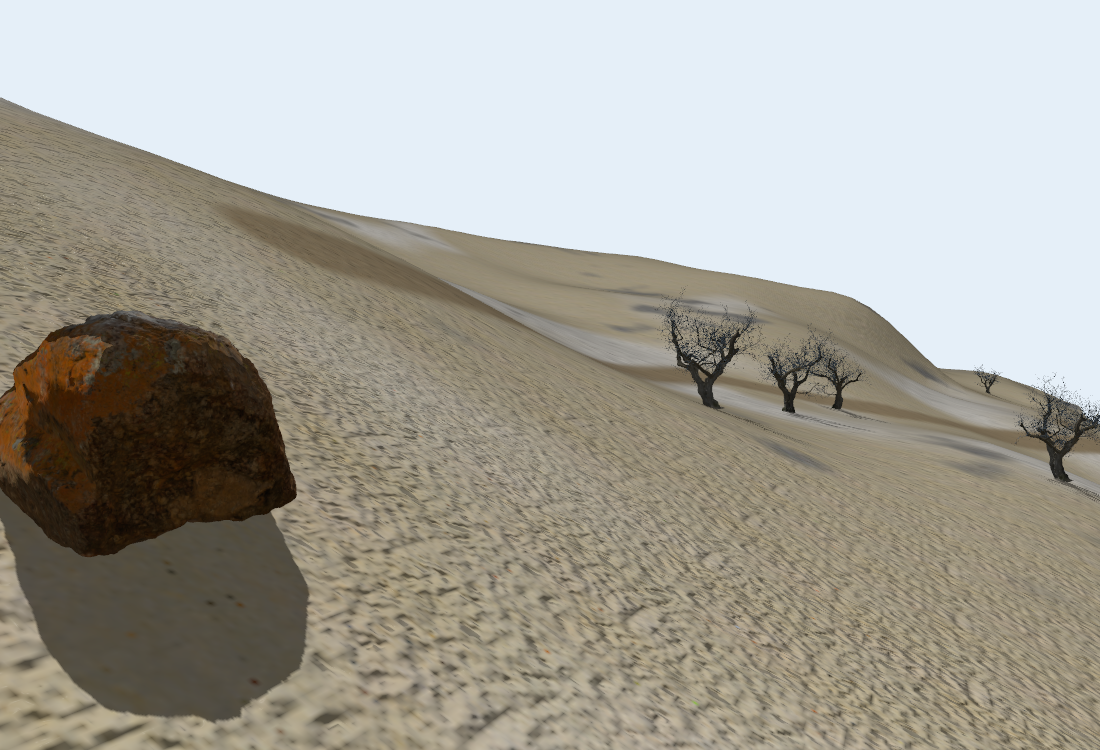
#> input picture spike/biome_desert.png, 1100 x 750 px
$ python -i compare.py   (imports and definitions only)
#> lines starting #> are read from the running program, lines starting #| are printed output that depends on the picture; after the words box and inside, x2 and y2 are one past the last pixel; in counts of white or black regions, pixels touching at a corner belong together
#> further down, picture is the input picture: shape (750, 1100, 3); mean B, G, R 151.9, 161.2, 164.1
"""spike/compare.py — Phase 0 metric harness for DEMO_REALISM_V2.

Quantifies the gap between our 6 demo hero renders and the 3 original Gazebo
screenshots using IMAGE-LEVEL feature metrics (this is deliberately NOT a VIO/LIO
odometry rig — scope decision in docs/DEMO_REALISM_V2.md §0):

  - ORB + FAST feature counts. Reported per-megapixel (raw counts scale with pixel
    area, so they are not comparable across resolutions). ORB nfeatures is raised to
    5000 so the default 500 cap does not saturate and stop discriminating.
  - Spatial coverage: fraction of an 8x8 grid occupied by FAST features + a
    uniformity score (1 - coefficient-of-variation of per-cell counts, clamped to
    [0,1]). Coverage is the north star: it is robust to the high-contrast artifacts
    (black BLEND blobs, trail edges) that *inflate* raw feature counts as a scene
    gets worse.
  - Tiling autocorrelation peak: the grayscale is high-pass filtered (subtract a
    heavy Gaussian blur) so smooth gradients do not register, then autocorrelated via
    FFT. We report the strongest non-DC peak (0..1, normalized to zero-lag) and its
    pixel period. A strong peak at a fixed offset = visible tiling => VIO aliasing.

Why the care (see advisor notes in DEMO_REALISM_V2 history):
  #1 resolution-normalize or counts are meaningless across 1423x967 originals vs
     1280x720 renders;
  #2 raw counts are contaminated by exactly the artifacts we remove -> lean on
     coverage + tiling, not raw count;
  #3 the 3 originals are temperate/savanna (acacia + boulder + green) -> they are a
     reference, not an absolute target for snow/sand biomes. Gate the relative gap on
     the comparable biomes; snow/sand sit lower by nature (CC0 ceiling).

The Gazebo toolbar (top) + playbar (bottom) are cropped from the originals FIRST, else
GUI corners count as strong features.

Run (in the container, where the metrics gate lives):
  docker run --rm -v "$PWD:/workspace" --entrypoint bash forest3d:egl \\
    -c 'cd /workspace && python3 spike/compare.py'

Outputs:
  spike/compare.png        our hero | reference original, per scene, with metrics
  stdout                   a markdown metric table (originals + 6 scenes + gap)
  --md PATH                also write the table to PATH (e.g. docs/baseline_metrics.md)
"""
import argparse
import glob
import os

import cv2
import numpy as np
from PIL import Image, ImageDraw, ImageFont
from scipy.ndimage import maximum_filter

WS = os.environ.get("WS", os.getcwd())
COMMON_H = 720          # resize every image to this height before detection
GRID = 8                # spatial-coverage grid is GRID x GRID
LOBE_FLOOR = 0.02       # ring-mean threshold that ends the autocorrelation central lobe

# The 3 originals (cropped of GUI). All are temperate/savanna acacia+boulder scenes.
ORIGINALS = sorted(glob.glob(os.path.join(WS, "Screenshot from 2026-*.png")))

# Our 6 demo hero frames + which reference original to pair each with in compare.png.
SCENES = [
    "temperate_hills", "savanna_flats", "lakeland_wetland",
    "alpine_snow", "winter_forest", "coastal_dune",
]
# Biomes whose feature richness is fairly comparable to the originals (green/arid with
# trees + boulders). snow/sand-dominated scenes legitimately sit lower (stated in the
# report, not chased).
COMPARABLE = {"temperate_hills", "savanna_flats", "lakeland_wetland", "coastal_dune"}


# ----------------------------------------------------------------------------- io
# [22 lines left out: functions load_rgb, crop_gui, to_common, not called in this run]


# ------------------------------------------------------------------------ metrics
def _gray(img):
    return cv2.cvtColor(img, cv2.COLOR_RGB2GRAY)
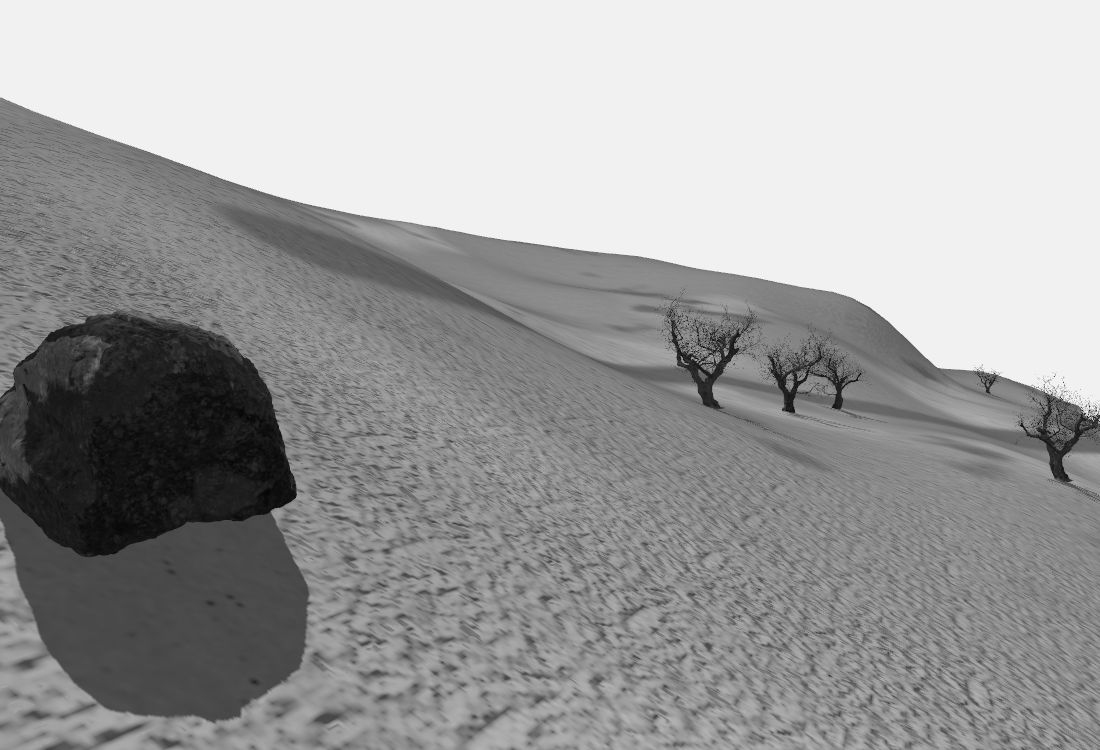
#> returned value: shape (750, 1100); min 3, max 241, mean 158.9


# [29 lines left out: functions feature_metrics, coverage_metrics, not called in this run]


def tiling_metrics(img):
    """Strongest secondary autocorrelation peak (0..1) + its pixel period.

    Tiling = periodic repetition: the autocorrelation dips after the central lobe and
    then rises again at the tile period (a true local maximum offset from the centre).
    Smooth/varied content decays monotonically to noise. So we:
      1. high-pass (subtract a heavy Gaussian blur) so smooth gradients don't register;
      2. FFT-autocorrelate, normalize zero-lag to 1;
      3. find the central-lobe radius DYNAMICALLY (ring-mean falls below LOBE_FLOOR) and
         exclude it — a fixed small mask leaks the lobe shoulder and reports a bogus
         ~11 px period for every image (the failure this replaces);
      4. take the strongest *local maximum* outside that lobe -> the tiling peak.

    Validated to separate the non-tiled originals (~0.06-0.12) from our tiled green
    scenes (~0.18-0.37). Phase B target: drop the green-biome peak toward the
    originals' level (<~0.10).
    """
    g = _gray(img).astype(np.float32)
    g = g - cv2.GaussianBlur(g, (0, 0), g.shape[0] / 16.0)  # high-pass
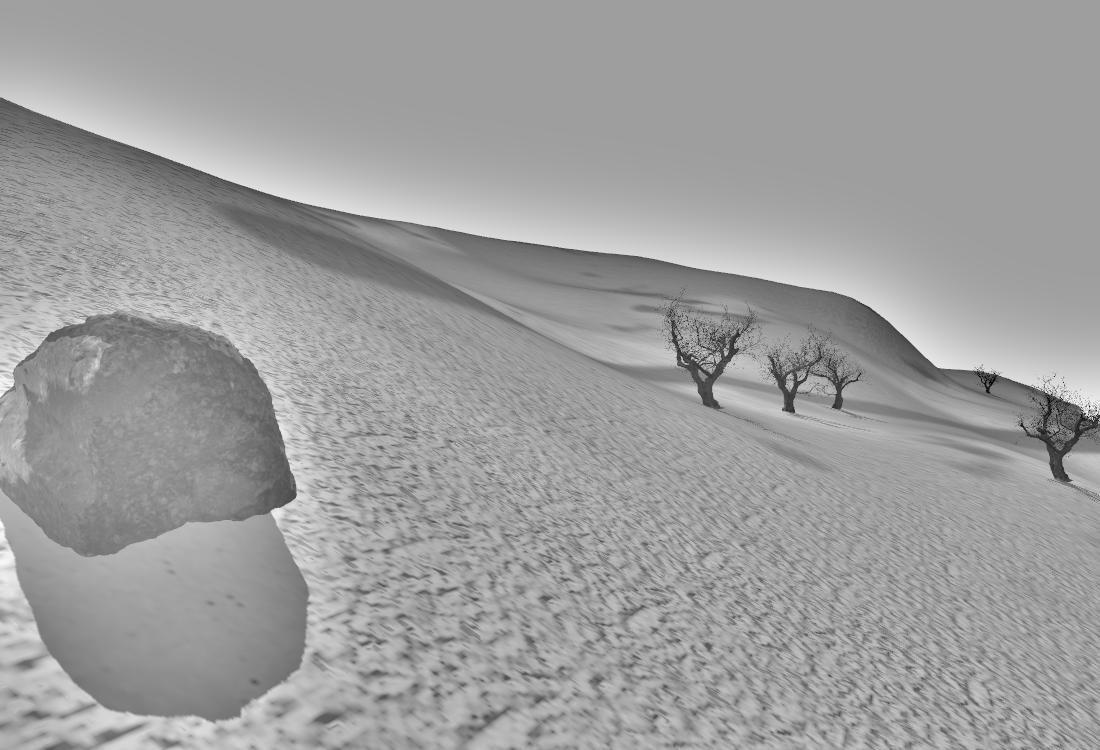
#> g: shape (750, 1100) float32; min -149.3, max 91.51, mean 0; drawn with min black and max white
    g -= g.mean()
    F = np.fft.fft2(g)
    ac = np.fft.fftshift(np.fft.ifft2(F * np.conj(F)).real)
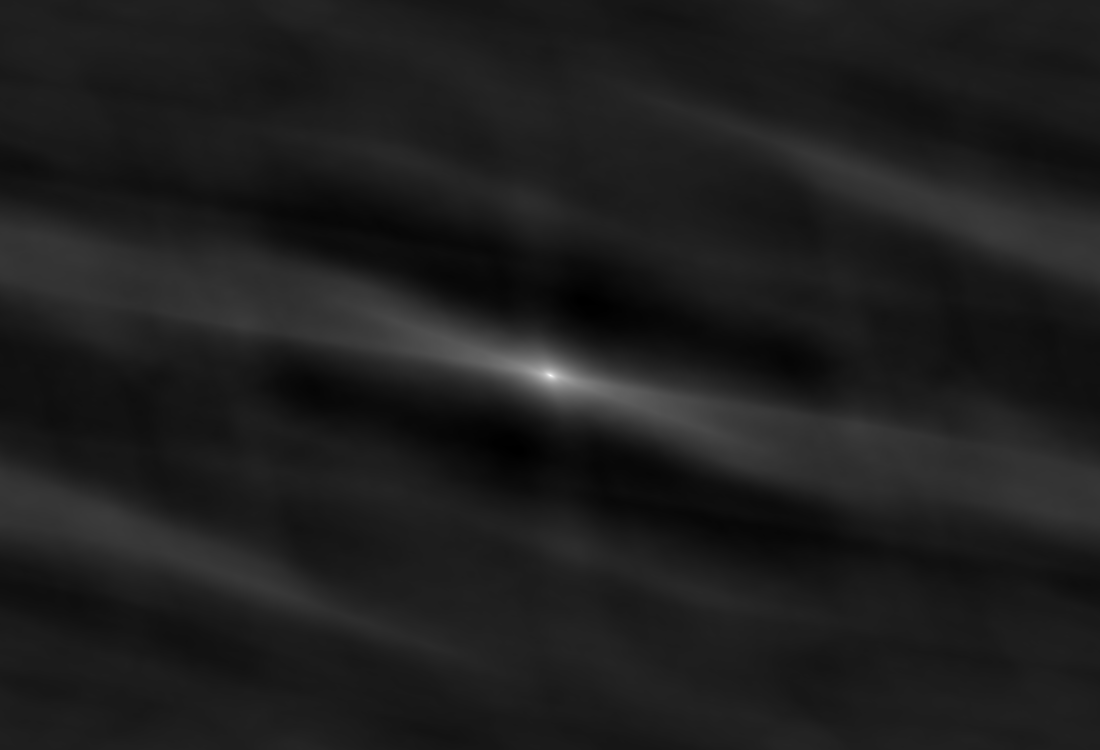
#> ac: shape (750, 1100) float64; min -54002380, max 398531727.1, mean 0; drawn with min black and max white
    if ac.max() <= 0:
        return {"tiling_peak": 0.0, "tiling_period": 0.0}
    ac = ac / ac.max()
    h, w = ac.shape
#> h = 750; w = 1100
    cy, cx = h // 2, w // 2
#> cy = 375; cx = 550
    Y, X = np.indices((h, w))
    R = np.hypot(Y - cy, X - cx)
    Ri = R.astype(int)
    maxr = min(cy, cx)
#> maxr = 375
    # dynamic central-lobe radius: walk out until the ring mean falls below the floor
    lobe = 4
    while lobe < maxr - 1 and ac[Ri == lobe].mean() > LOBE_FLOOR:
        lobe += 1
#> this loop made 61 passes
#> after the loop, lobe = 65
    localmax = ac == maximum_filter(ac, size=5)
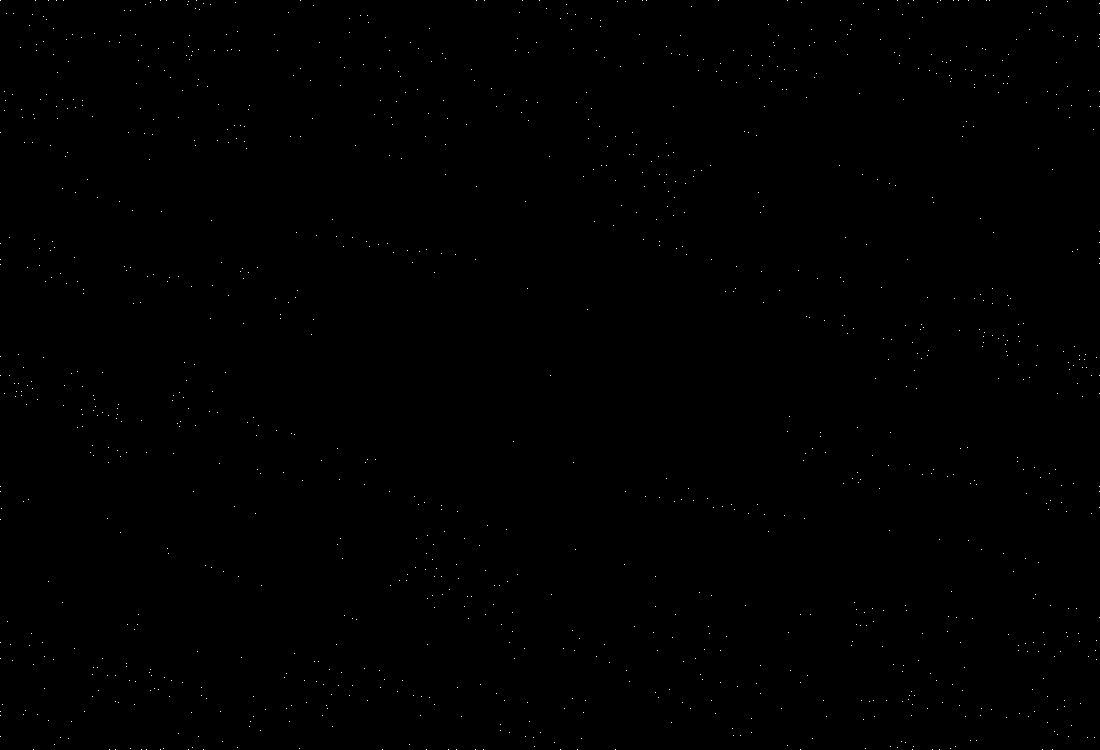
#> localmax: shape (750, 1100) bool; 0.14% white in thin lines or dots
    cand = (R > lobe) & (R < maxr) & localmax
#> cand: shape (750, 1100) bool; 0.05% white in thin lines or dots, all inside (x1, y1, x2, y2) = (179, 4, 922, 750)
    if not cand.any():
        return {"tiling_peak": 0.0, "tiling_period": 0.0}
    vals = np.where(cand, ac, -1.0)
    iy, ix = np.unravel_index(int(np.argmax(vals)), vals.shape)
#> iy = 323; ix = 243
    return {"tiling_peak": float(ac[iy, ix]),
            "tiling_period": float(np.hypot(iy - cy, ix - cx))}


# [13 lines left out: functions all_metrics, fmt_row, not called in this run]


HEADER = ("| scene                  | ORB/MP | FAST/MP | cov  | unif | "
          "tilePk | period |")
SEP = ("|------------------------|--------|---------|------|------|"
       "--------|--------|")


# [126 lines left out: functions build_table, _font, panel, build_compare_png, main, not called in this run]


# [2 lines not run here, left out]

>>> import cv2
>>> picture = cv2.imread('biome_desert.png')
>>> result = tiling_metrics(picture)
#> result = {'tiling_peak': 0.129, 'tiling_period': 311.4}

$ run again, on spike/diag_creek.png
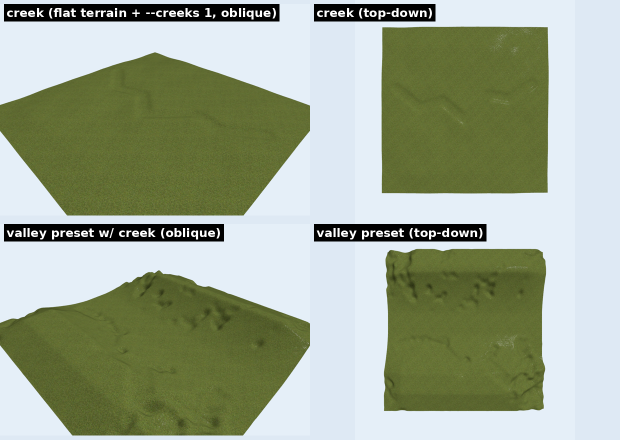
#> input picture spike/diag_creek.png, 1240 x 880 px (shown at 1/2 size)
#> picture is the input picture: shape (880, 1240, 3); mean B, G, R 145.7, 167.7, 157.4
#> in tiling_metrics, `ac = np.fft.fftshift(np.fft.ifft2(F * np.conj(F)).real)`:
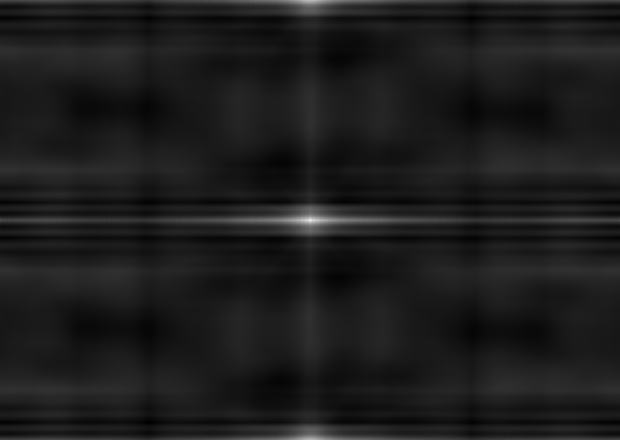
#> ac: shape (880, 1240) float64 (shown at 1/2 size); min -411656368.6, max 3.23e+09, mean 0; drawn with min black and max white
#> the loop in tiling_metrics, `while lobe < maxr - 1 and ac[Ri == lobe].mean() > LOBE_FLOOR:` made 64 passes
#> after the loop in tiling_metrics, `while lobe < maxr - 1 and ac[Ri == lobe].mean() > LOBE_FLOOR:`: lobe = 68
#> in tiling_metrics, `localmax = ac == maximum_filter(ac, size=5)`:
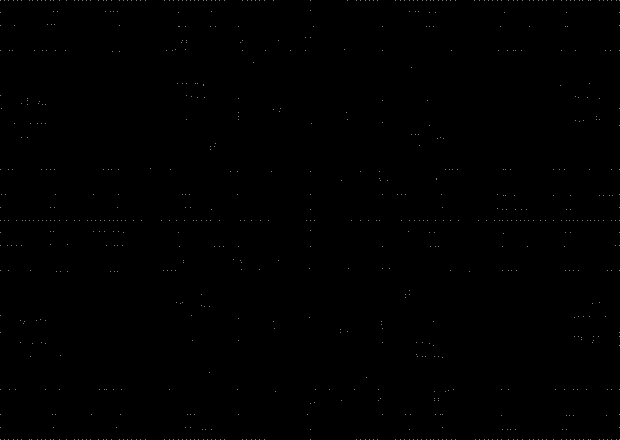
#> localmax: shape (880, 1240) bool (shown at 1/2 size); 0.07% white in thin lines or dots
#> cand: shape (880, 1240) bool; 0.03% white in thin lines or dots, all inside (x1, y1, x2, y2) = (183, 21, 1058, 880)
#> iy = 879; ix = 620
#> result = {'tiling_peak': 0.679, 'tiling_period': 439}

$ run again, on spike/diag_mountainous.png
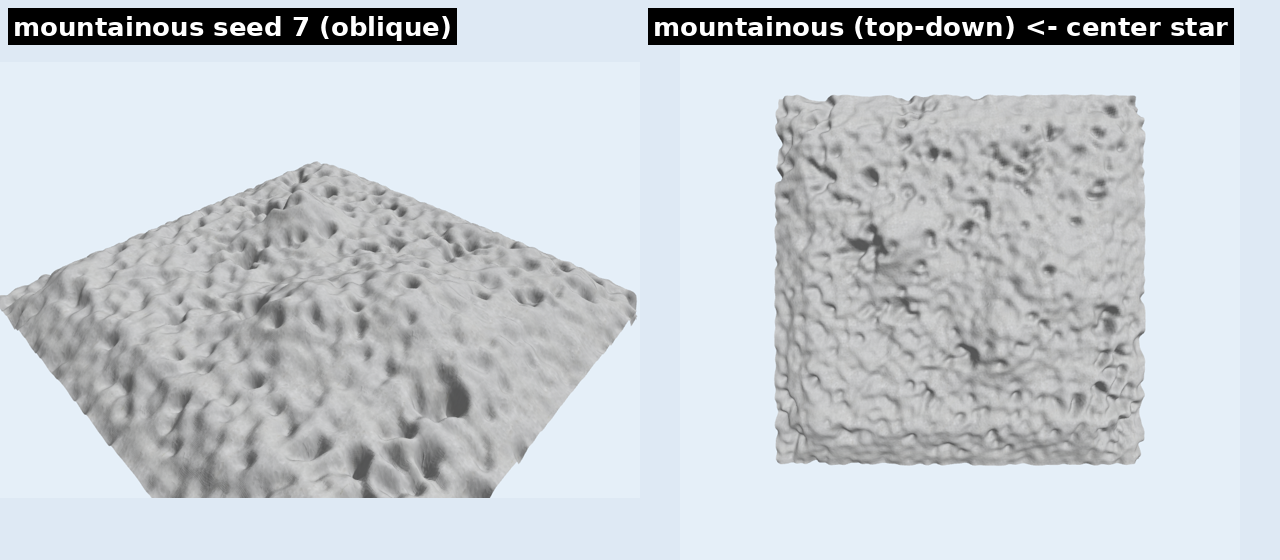
#> input picture spike/diag_mountainous.png, 1280 x 560 px
#> picture is the input picture: shape (560, 1280, 3); mean B, G, R 209.4, 203.9, 197.9
#> in tiling_metrics, `ac = np.fft.fftshift(np.fft.ifft2(F * np.conj(F)).real)`:
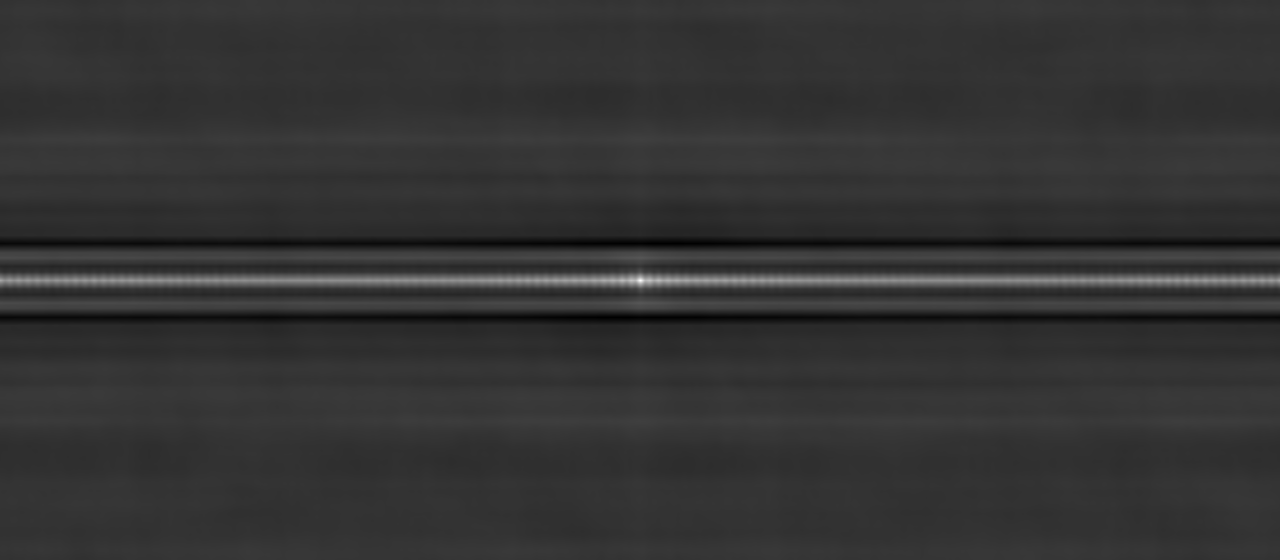
#> ac: shape (560, 1280) float64; min -294545624.2, max 1.15e+09, mean 0; drawn with min black and max white
#> the loop in tiling_metrics, `while lobe < maxr - 1 and ac[Ri == lobe].mean() > LOBE_FLOOR:` made 31 passes
#> after the loop in tiling_metrics, `while lobe < maxr - 1 and ac[Ri == lobe].mean() > LOBE_FLOOR:`: lobe = 35
#> in tiling_metrics, `localmax = ac == maximum_filter(ac, size=5)`:
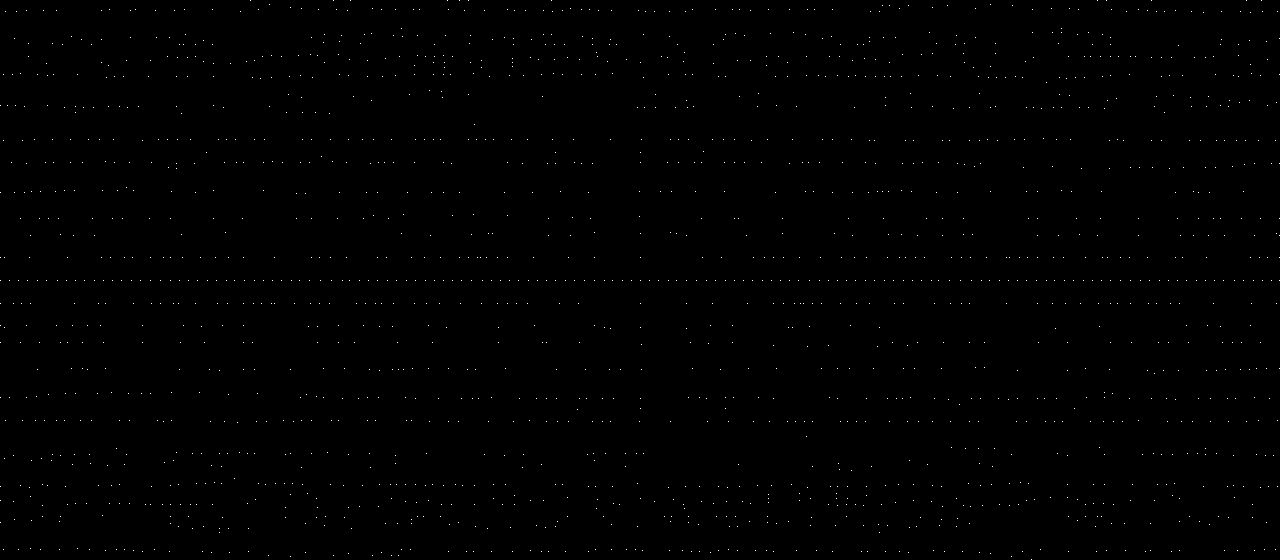
#> localmax: shape (560, 1280) bool; 0.25% white in thin lines or dots
#> cand: shape (560, 1280) bool; 0.08% white in thin lines or dots, all inside (x1, y1, x2, y2) = (365, 9, 916, 552)
#> iy = 280; ix = 676
#> result = {'tiling_peak': 0.588, 'tiling_period': 36}
